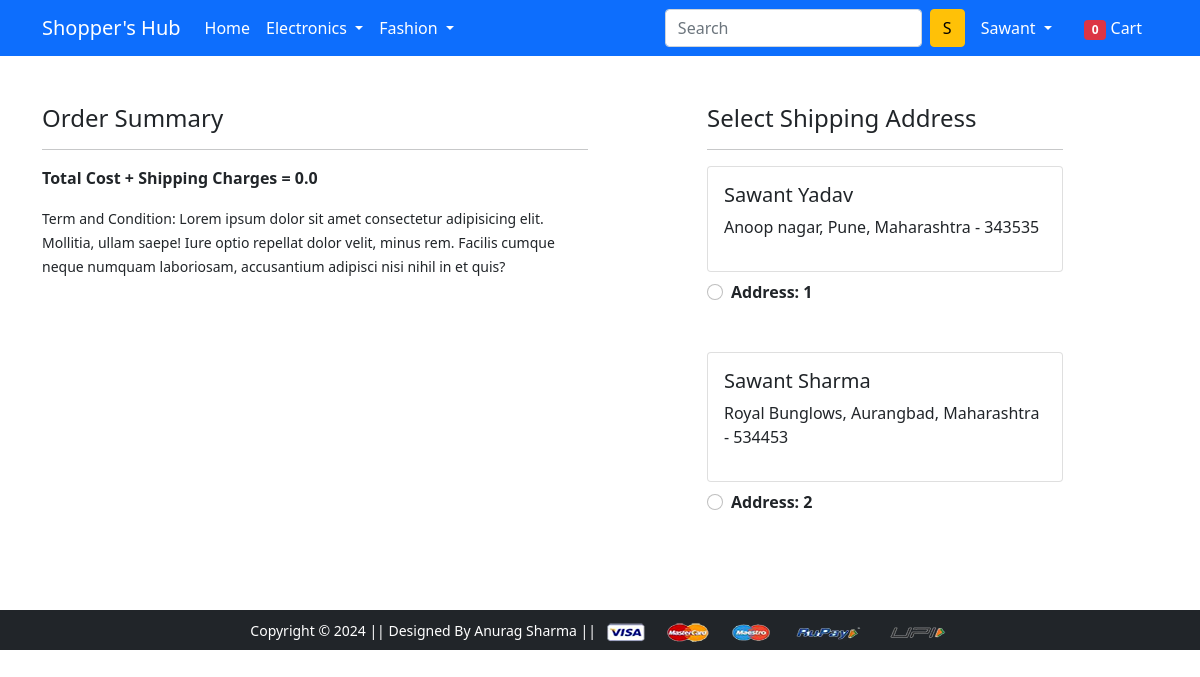
Before: /checkout/ (signed in) with the older database file.
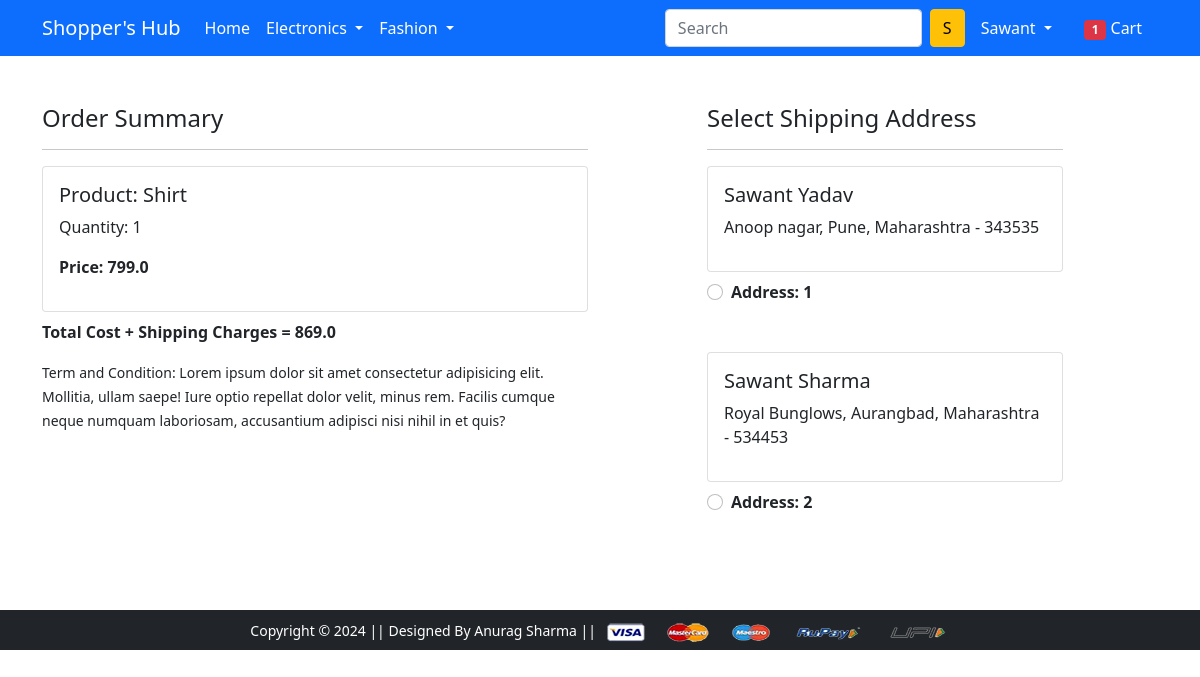
After: the same page with the newer database file.
### app/models.py (models this page shows, shortened)
class Customer(models.Model):
    user = models.ForeignKey(User, on_delete=models.CASCADE)
    name = models.CharField(max_length=100)
    locality = models.CharField(max_length=200)
    city = models.CharField(max_length=50)
    zipcode = models.IntegerField()
    state = models.CharField(choices=STATE_CHOICES, max_length=100)

class Cart(models.Model):
    user = models.ForeignKey(User, on_delete=models.CASCADE)
    product = models.ForeignKey(Product, on_delete=models.CASCADE)
    quantity = models.PositiveIntegerField(default=1)
    @property
    def total_cost(self):
        return self.quantity * self.product.discounted_price

class Product(models.Model):
    title = models.CharField(max_length=100)
    selling_price = models.FloatField()
    discounted_price = models.FloatField()
    description = models.TextField(default=' ')
    brand = models.CharField(max_length=100)
    category = models.CharField(choices=CATEGORY_CHOICES, max_length=3)
    product_image = models.ImageField(upload_to='productimg')

### app/views.py (the view)
# urls.py: path('checkout/', views.checkout, name='checkout'),
@login_required
def checkout(request):
	totalitem = 0
	user = request.user
	add = Customer.objects.filter(user=user)
	cart_items = Cart.objects.filter(user=request.user)
	amount = 0.0
	shipping_amount = 70.0
	totalamount = 0.0  # Initialize totalamount
	cart_product = [p for p in Cart.objects.all() if p.user == request.user]
	if cart_product:
		for p in cart_product:
			tempamount = (p.quantity * p.product.discounted_price)
			amount += tempamount
		totalamount = amount + shipping_amount
	if request.user.is_authenticated:
			totalitem = len (Cart.objects.filter(user=request.user))
	return render(request, 'app/checkout.html', {'add':add, 'totalcost':totalamount, 'cart_items':cart_items, 'totalitem':totalitem})

### app/templates/app/checkout.html (shortened to what this page needs)
{% extends 'app/base.html' %}
{% load static %}
{% block main-content %}
<div class="container">
  <div class="row mt-5">
    <div class="col-sm-6">
      <h4>Order Summary</h4>
      <hr>
      {% for item in cart_items %}
      <div class="card mb-2">
        <div class="card-body">
          <h5>Product: {{item.product.title}}</h5>
          <p>Quantity: {{item.quantity}}</p>
          <p class="fw-bold">Price: {{item.total_cost}}</p>
        </div>
      </div>
      {% endfor %}
      <p class="fw-bold">Total Cost + Shipping Charges = {{totalcost}}</p>
      <small>Term and Condition: Lorem ipsum dolor sit amet consectetur adipisicing elit. Mollitia, ullam saepe! Iure
        optio repellat dolor velit, minus rem. Facilis cumque neque numquam laboriosam, accusantium adipisci nisi nihil
        in et quis?</small>
    </div>
    <div class="col-sm-4 offset-sm-1">
      <h4>Select Shipping Address</h4>
      <hr>
      <form action="/paymentdone" id="myform">
        {% for ad in add %}
        <div class="card">
          <div class="card-body">
            <h5>{{ad.name}}</h5>
            <p>{{ad.locality}}, {{ad.city}}, {{ad.state}} - {{ad.zipcode}}</p>
          </div>
        </div>
        <div class="form-check mt-2 mb-5">
          <input class="form-check-input" type="radio" name="custid" id="custadd{{forloop.counter}}" value="{{ad.id}}">
          <label class="form-check-label fw-bold" for="custadd{{forloop.counter}}">
            Address: {{forloop.counter}} </label>
        </div>
        {% endfor %}
      </form>
    </div>
  </div>
</div>
{% endblock main-content %}

### app/templates/app/base.html (shortened to what this page needs)
<!doctype html>
{% load static %}
<html lang="en">
  <head>
    <link href="https://cdn.jsdelivr.net/npm/bootstrap@5.0.0-beta1/dist/css/bootstrap.min.css" rel="stylesheet">
    <link rel="stylesheet" href="{% static 'app/css/owl.carousel.min.css' %}">
    <link rel="stylesheet" href="{% static 'app/css/all.min.css' %}">
    <link rel="stylesheet" href="{% static 'app/css/style.css' %}">
  </head>
  <body>
    <nav class="navbar navbar-expand-lg navbar-dark bg-primary">
     <div class="container">
       <a class="navbar-brand" href="/">Shopper's Hub</a>
       <div class="collapse navbar-collapse" id="navbarSupportedContent">
         <ul class="navbar-nav me-auto mb-2 mb-lg-0">
           <li class="nav-item">
             <a class="nav-link active" aria-current="page" href="/">Home</a>
           </li>
           <li class="nav-item dropdown">
             <a class="nav-link dropdown-toggle text-white" href="#" id="electronicsDropdown" role="button" data-bs-toggle="dropdown" aria-expanded="false">
               Electronics
             </a>
           </li>
           <li class="nav-item dropdown">
             <a class="nav-link dropdown-toggle text-white" href="#" id="fashionDropdown" role="button" data-bs-toggle="dropdown" aria-expanded="false">
               Fashion
             </a>
           </li>
         </ul>
         <form class="d-flex">
           <input class="form-control me-2" type="search" placeholder="Search" aria-label="Search">
           <button class="btn btn-warning" type="submit">S</button>
         </form>
         <div>
          <ul class="navbar-nav me-auto mb-2 mb-lg-0">
          {% if request.user.is_authenticated %}
           <li class="nav-item dropdown mx-2">
              <a class="nav-link dropdown-toggle text-white" href="#" id="profileDropdown" role="button" data-bs-toggle="dropdown" aria-expanded="false">
                {{ request.user.username|capfirst}}
              </a>
            </li>
            <li class="nav-item mx-2">
             <a href="{% url 'showcart' %}" class="nav-link text-white"><span class="badge bg-danger">{{totalitem}}</span> Cart </a>
            </li>
          {% endif %}
          </ul>
         </div>
       </div>
     </div>
    </nav>
    {% block main-content %} {% endblock main-content %}
    <footer class="container-fluid bg-dark text-center p-2 mt-5">
        <small class="text-white">Copyright &copy; 2024 || Designed By Anurag Sharma || </small>
        <img src="{% static 'app/images/payment.png' %}" alt="" srcset="" class="img-fluid" height="2px">
    </footer>
  </body>
</html>

Changed rows visible on the page:
added Cart: product "Shirt", quantity "1", total_cost "799.0"
Other visible differences:
{{ totalitem }}: "0" → "1"
{{ totalcost }}: "0.0" → "869.0"
